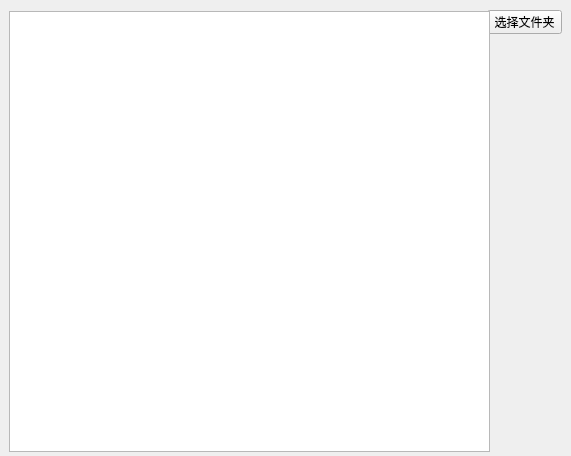
<?xml version="1.0" encoding="UTF-8"?>
<ui version="4.0">
 <class>md5maker</class>
 <widget class="QWidget" name="md5maker">
  <property name="geometry">
   <rect>
    <x>0</x>
    <y>0</y>
    <width>571</width>
    <height>456</height>
   </rect>
  </property>
  <property name="windowTitle">
   <string>Form</string>
  </property>
  <widget class="QPushButton" name="pushButton">
   <property name="geometry">
    <rect>
     <x>487</x>
     <y>10</y>
     <width>75</width>
     <height>24</height>
    </rect>
   </property>
   <property name="text">
    <string>选择文件夹</string>
   </property>
  </widget>
  <widget class="QTextBrowser" name="textBrowser">
   <property name="geometry">
    <rect>
     <x>9</x>
     <y>11</y>
     <width>481</width>
     <height>441</height>
    </rect>
   </property>
  </widget>
 </widget>
 <resources/>
 <connections/>
</ui>
